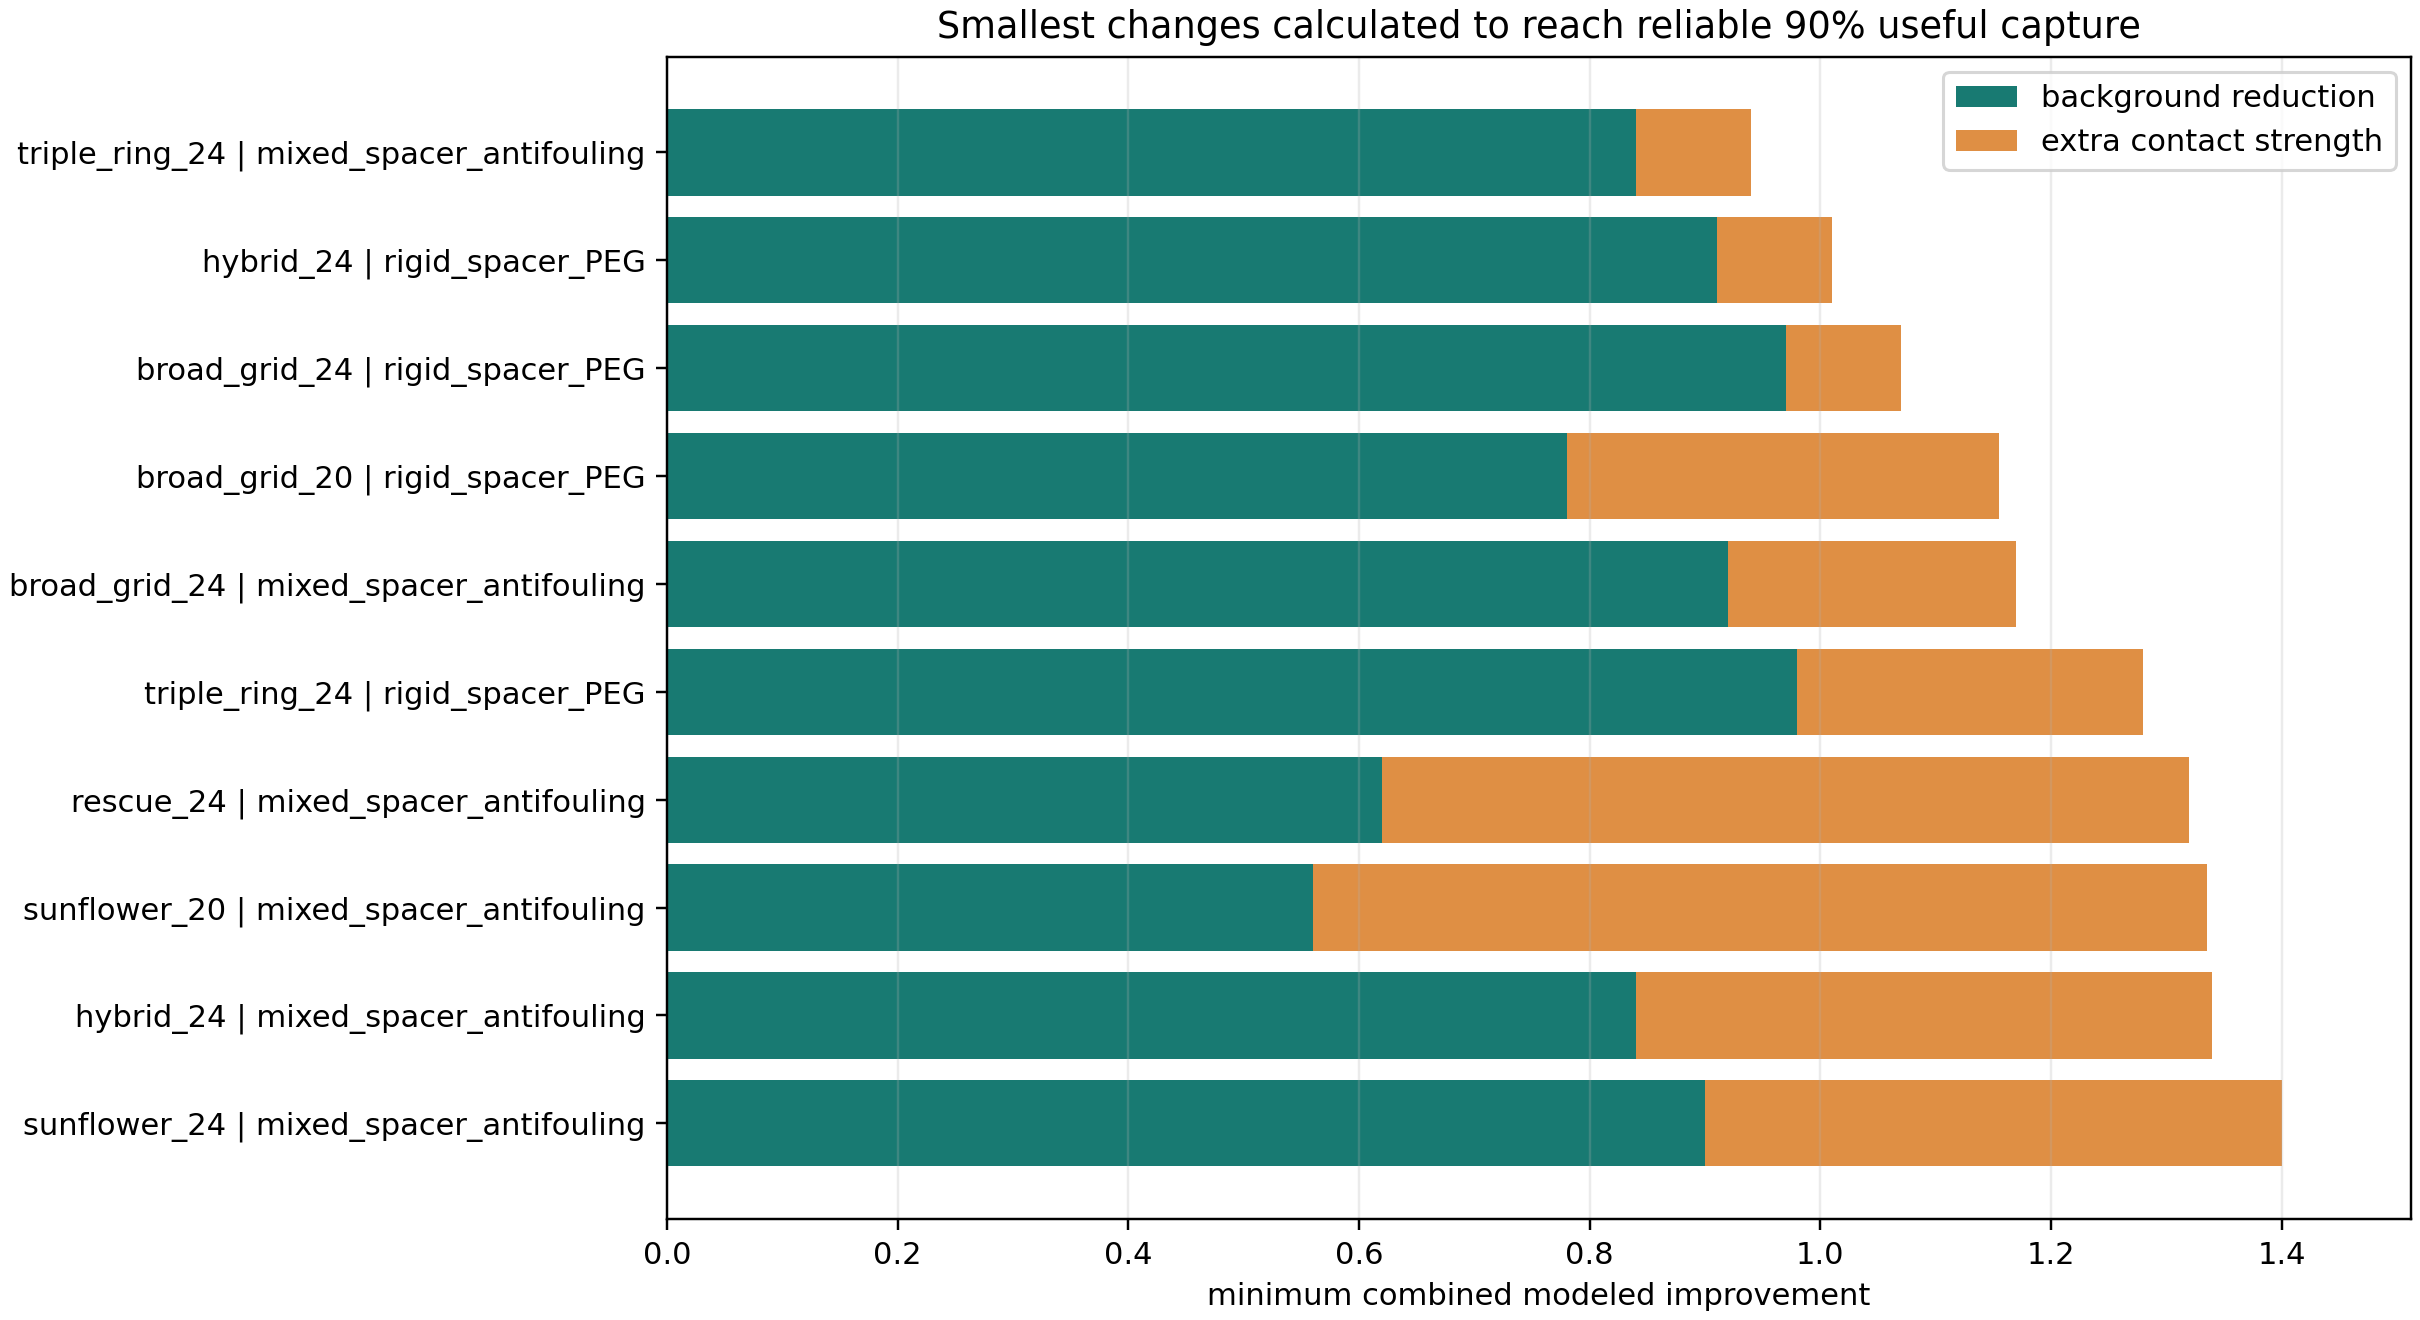

This chart was generated by the following Python code:
#!/usr/bin/env python3
"""Calculate what must improve to reach reliable 90% useful EV capture.

Beginner picture:
The forward model asks, "What score does this design get?" This inverse model
asks, "How much cleaner or stronger must this design become to get 90%?"

The calculations are design requirements, not predictions that a named
material will automatically achieve them.
"""

from __future__ import annotations

import csv
import json
from pathlib import Path

import matplotlib

matplotlib.use("Agg")
import matplotlib.pyplot as plt
import numpy as np

ROOT = Path(__file__).resolve().parent
IN_RESULTS = ROOT / "advanced_capture_design_results.csv"
OUT_CSV = ROOT / "inverse_design_requirements.csv"
OUT_JSON = ROOT / "inverse_design_requirements_summary.json"
OUT_PLOT = ROOT / "inverse_design_requirements.png"
OUT_FRONTIER = ROOT / "inverse_design_tradeoff_frontier.csv"

TARGET = 0.90
RELIABILITY_PERCENTILE = 10
BACKGROUND_REDUCTION_GRID = np.linspace(0.0, 0.99, 100)
CONTACT_BOOST_GRID = np.linspace(0.0, 1.50, 61)
WASH_REMOVAL_GRID = np.linspace(0.0, 0.99, 100)
MAX_WASH_TARGET_LOSS = 0.02


def useful_capture(target: np.ndarray, false_risk: np.ndarray, damage: np.ndarray) -> np.ndarray:
    return target * (1.0 - 0.50 * false_risk) * (1.0 - 0.35 * damage)


def boosted_target(target: np.ndarray, boost: float) -> np.ndarray:
    """Add a fractional independent binding opportunity.

    boost=0 means no change. boost=1 approximates one equally strong,
    independent second binding route: the original miss probability is squared.
    """
    return 1.0 - np.power(1.0 - target, 1.0 + boost)


def p10(values: np.ndarray) -> float:
    return float(np.percentile(values, RELIABILITY_PERCENTILE))


def minimum_background_reduction(target: np.ndarray, false: np.ndarray, damage: np.ndarray) -> float | None:
    for reduction in BACKGROUND_REDUCTION_GRID:
        score = useful_capture(target, false * (1.0 - reduction), damage)
        if p10(score) >= TARGET:
            return float(reduction)
    return None


def minimum_contact_boost(target: np.ndarray, false: np.ndarray, damage: np.ndarray) -> float | None:
    for boost in CONTACT_BOOST_GRID:
        score = useful_capture(boosted_target(target, float(boost)), false, damage)
        if p10(score) >= TARGET:
            return float(boost)
    return None


def minimum_wash_removal(target: np.ndarray, false: np.ndarray, damage: np.ndarray) -> float | None:
    for removal in WASH_REMOVAL_GRID:
        # Stronger washing is assumed to lose up to 2% of specifically bound targets.
        retained_target = target * (1.0 - MAX_WASH_TARGET_LOSS * removal)
        score = useful_capture(retained_target, false * (1.0 - removal), damage)
        if p10(score) >= TARGET:
            return float(removal)
    return None


def combined_requirement(
    target: np.ndarray,
    false: np.ndarray,
    damage: np.ndarray,
) -> tuple[float, float, float, list[dict[str, float]]] | None:
    feasible = []
    for boost in CONTACT_BOOST_GRID:
        target_after = boosted_target(target, float(boost))
        for reduction in BACKGROUND_REDUCTION_GRID:
            score = useful_capture(target_after, false * (1.0 - reduction), damage)
            robust_score = p10(score)
            if robust_score >= TARGET:
                # Equal weighting gives an understandable "smallest total change" solution.
                burden = float(boost) + float(reduction)
                feasible.append(
                    {
                        "contact_boost": float(boost),
                        "background_reduction": float(reduction),
                        "p10_useful_capture": robust_score,
                        "burden": burden,
                    }
                )
                break
    if not feasible:
        return None
    feasible.sort(key=lambda row: (row["burden"], row["contact_boost"], row["background_reduction"]))
    best = feasible[0]
    return (
        best["contact_boost"],
        best["background_reduction"],
        best["p10_useful_capture"],
        feasible,
    )


def fmt_optional(value: float | None) -> str:
    return "not_achievable_in_range" if value is None else f"{value:.4f}"


def main() -> None:
    with open(IN_RESULTS, newline="", encoding="ascii") as f:
        source_rows = list(csv.DictReader(f))

    designs = sorted({(row["layout"], row["formulation"]) for row in source_rows})
    rows = []
    frontiers = []
    for layout, formulation in designs:
        subset = [
            row for row in source_rows
            if row["layout"] == layout and row["formulation"] == formulation
        ]
        target = np.asarray([float(row["target_capture"]) for row in subset])
        false = np.asarray([float(row["false_capture_risk"]) for row in subset])
        damage = np.asarray([float(row["damage_risk"]) for row in subset])
        baseline = useful_capture(target, false, damage)
        background_only = minimum_background_reduction(target, false, damage)
        contact_only = minimum_contact_boost(target, false, damage)
        wash_only = minimum_wash_removal(target, false, damage)
        combined = combined_requirement(target, false, damage)

        if combined is None:
            combined_boost = None
            combined_background = None
            combined_score = None
        else:
            combined_boost, combined_background, combined_score, feasible = combined
            for point in feasible:
                frontiers.append(
                    {
                        "layout": layout,
                        "formulation": formulation,
                        "contact_boost": f"{point['contact_boost']:.4f}",
                        "background_reduction": f"{point['background_reduction']:.4f}",
                        "p10_useful_capture": f"{point['p10_useful_capture']:.4f}",
                        "burden": f"{point['burden']:.4f}",
                    }
                )

        rows.append(
            {
                "layout": layout,
                "formulation": formulation,
                "baseline_p10_target": f"{p10(target):.4f}",
                "baseline_p10_false_risk": f"{p10(false):.4f}",
                "baseline_p10_useful": f"{p10(baseline):.4f}",
                "background_reduction_needed_alone": fmt_optional(background_only),
                "wash_removal_needed_alone": fmt_optional(wash_only),
                "contact_boost_needed_alone": fmt_optional(contact_only),
                "combined_contact_boost": fmt_optional(combined_boost),
                "combined_background_reduction": fmt_optional(combined_background),
                "combined_p10_useful": fmt_optional(combined_score),
                "combined_total_change": fmt_optional(
                    None if combined_boost is None or combined_background is None else combined_boost + combined_background
                ),
            }
        )

    def numeric_or_large(value: str) -> float:
        return float(value) if value != "not_achievable_in_range" else 999.0

    rows.sort(key=lambda row: numeric_or_large(row["combined_total_change"]))
    with open(OUT_CSV, "w", newline="", encoding="ascii") as f:
        writer = csv.DictWriter(f, fieldnames=list(rows[0].keys()))
        writer.writeheader()
        writer.writerows(rows)

    frontiers.sort(key=lambda row: float(row["burden"]))
    with open(OUT_FRONTIER, "w", newline="", encoding="ascii") as f:
        writer = csv.DictWriter(f, fieldnames=list(frontiers[0].keys()))
        writer.writeheader()
        writer.writerows(frontiers)

    top = rows[:10][::-1]
    fig, ax = plt.subplots(figsize=(11, 6), constrained_layout=True)
    labels = [f"{row['layout']} | {row['formulation']}" for row in top]
    backgrounds = [numeric_or_large(row["combined_background_reduction"]) for row in top]
    boosts = [numeric_or_large(row["combined_contact_boost"]) for row in top]
    y = np.arange(len(top))
    ax.barh(y, backgrounds, label="background reduction", color="#187a72")
    ax.barh(y, boosts, left=backgrounds, label="extra contact strength", color="#df8f44")
    ax.set_yticks(y, labels)
    ax.set_xlim(0, max(1.0, max(a + b for a, b in zip(backgrounds, boosts)) * 1.08))
    ax.set_xlabel("minimum combined modeled improvement")
    ax.set_title("Smallest changes calculated to reach reliable 90% useful capture")
    ax.grid(axis="x", alpha=0.25)
    ax.legend()
    fig.savefig(OUT_PLOT, dpi=220)
    plt.close(fig)

    best = rows[0]
    summary = {
        "model": "inverse requirements for reliable useful capture",
        "target_useful_capture": TARGET,
        "reliability_definition": "10th-percentile useful capture across stress-test scenarios",
        "best_path": best,
        "interpretation": {
            "background_reduction": "Fraction of current nonspecific binding that must be prevented or removed.",
            "contact_boost": "Fractional extra independent binding opportunity; 1.0 approximates a second equally strong independent route.",
            "wash_removal": "Fraction of nonspecific material removed, assuming no more than 2% target loss at the strongest wash.",
        },
        "important_limitations": [
            "The calculator works backward from simulated outcomes, not laboratory measurements.",
            "Contact boost is a generic requirement and does not prove that a specific second aptamer will provide it.",
            "Background reduction may come from passivation, washing, blocking buffer, or a combination.",
            "The model does not include every possible interaction in patient biofluid.",
        ],
        "outputs": {
            "requirements": OUT_CSV.name,
            "tradeoff_frontier": OUT_FRONTIER.name,
            "requirements_plot": OUT_PLOT.name,
        },
    }
    OUT_JSON.write_text(json.dumps(summary, indent=2) + "\n", encoding="ascii")
    print(f"Wrote {OUT_CSV.name}")
    print(f"Wrote {OUT_FRONTIER.name}")
    print(f"Wrote {OUT_JSON.name}")
    print(f"Wrote {OUT_PLOT.name}")
    print(
        f"Best path: {best['layout']} + {best['formulation']}; "
        f"contact boost={best['combined_contact_boost']}, "
        f"background reduction={best['combined_background_reduction']}"
    )


if __name__ == "__main__":
    main()
